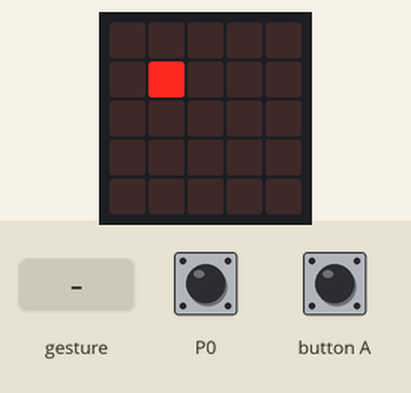
Simulated run of this program. Board: BBC micro:bit (MakeCode). Parts: the board's 5×5 LED display. The test bench sets the inputs (shaded band). A tilt is held for 1.5 s and a shake lasts 1 s, then the board lies face up again.

Above: at 1.6 s.
1.7 s: button A pressed for 0.15 s
At 2.5 s:
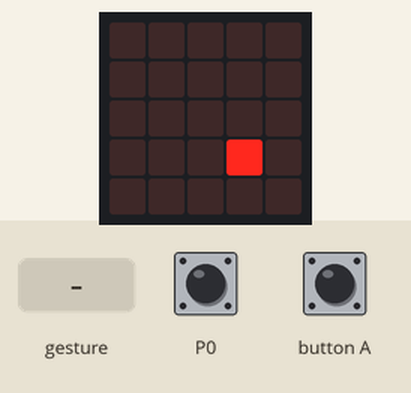
3.3 s: gesture 'tilt right'
At 4.2 s:
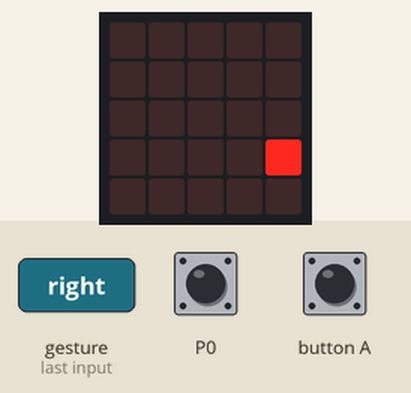
4.9 s: gesture 'logo down'
At 5.4 s:
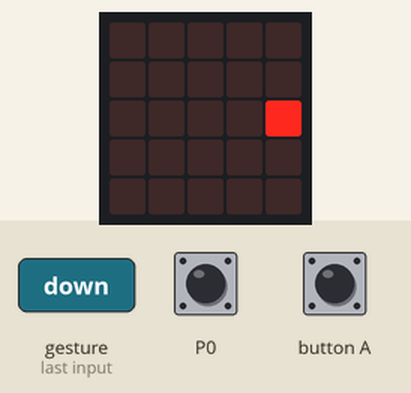
6.4 s: gesture 'tilt left'
At 7.7 s:
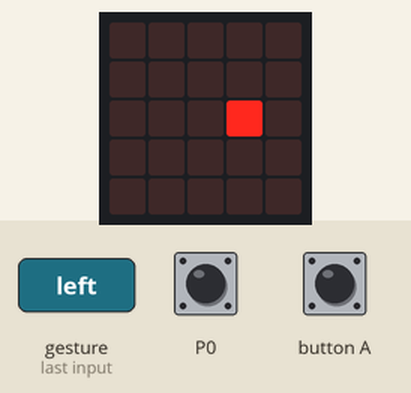
8.0 s: gesture 'logo down'
At 8.9 s:
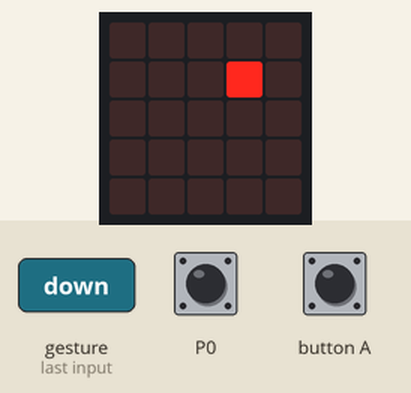
9.5 s: gesture 'tilt right'
At 10.2 s:
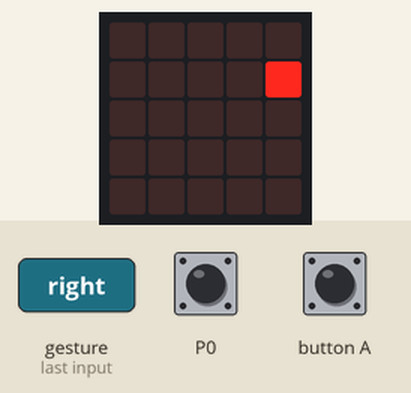
Timing chart, 0 to 12.1 s (numbered marks = the images above; inputs shaded):
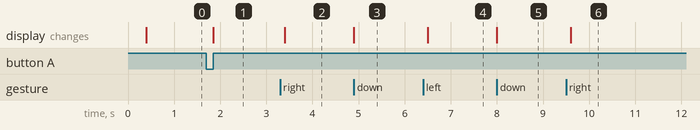

The program:

main.ts
```typescript
input.onGesture(Gesture.TiltRight, function () {
    led.unplot(x, y)
    x = x + 1
    led.plot(x, y)
})
input.onPinPressed(TouchPin.P0, function () {

})
input.onGesture(Gesture.LogoDown, function () {
    led.unplot(x, y)
    y = y - 1
    led.plot(x, y)
})
function pokyn () {

}
input.onButtonPressed(Button.A, function () {
    led.unplot(x, y)
    x = 3
    y = 3
    led.plot(x, y)
})
input.onGesture(Gesture.TiltLeft, function () {
    led.unplot(x, y)
    x = x - 1
    led.plot(x, y)
})
input.onGesture(Gesture.LogoUp, function () {
    led.unplot(x, y)
    y = y + 1
    led.plot(x, y)
})
let y = 0
let x = 0
basic.showLeds(`
    . . . . .
    . . . . .
    . . . . .
    . . . . .
    . . . . .
    `)
x = 1
y = 1
led.plot(x, y)
```

test.ts
```typescript
// Tady jsou testy. Při použití tohoto balíčku jako rozšíření nebude zkompilováno.
```

Measured:
- after the input at 1.7 s, the display: changes after 0.15 s (image 1)
- after the input at 3.3 s, the display: changes after 0.10 s (image 2)
- after the input at 4.9 s, the display: changes at once (image 3)
- after the input at 6.4 s, the display: changes after 0.10 s (image 4)
- after the input at 8.0 s, the display: changes at once (image 5)
- after the input at 9.5 s, the display: changes after 0.10 s (image 6)
